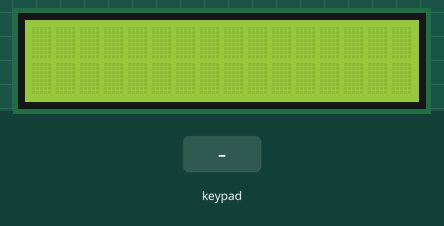
The sketch below on a simulated Arduino Uno, built with avr-gcc and run on an emulated ATmega328P. Shown: 16×2 character LCD. The inputs (shaded band) are chosen by the test bench.

Above: at 1.2 s.
1.3 s: keypad keys 1 1 1 0 9 8 # pressed 0.4 s apart
At 4.5 s:
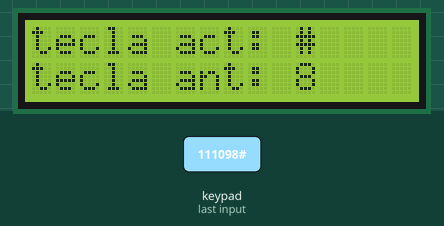
5.6 s: key '1' pressed
At 5.9 s:
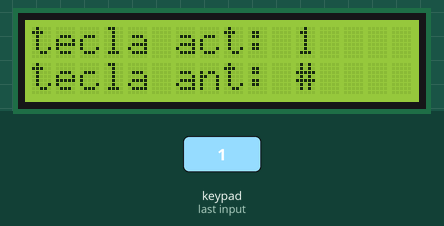
7.1 s: key 'A' pressed
At 8.3 s:
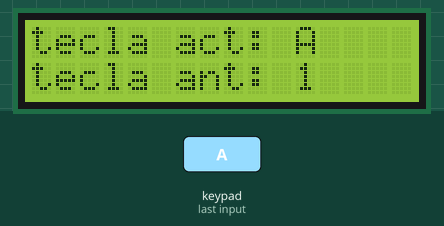
8.6 s: keypad keys 1 1 1 0 9 8 * pressed 0.4 s apart
At 12.4 s:
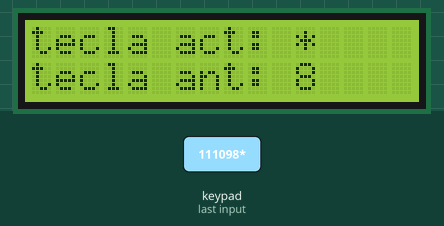
12.9 s: keypad keys 1 1 1 0 9 8 D pressed 0.4 s apart
At 15.7 s:
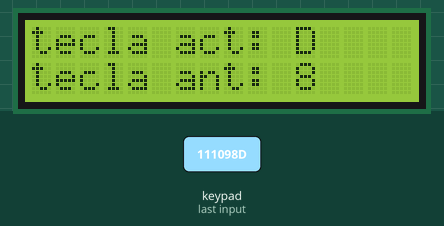
17.2 s: key '2' pressed
At 18.2 s:
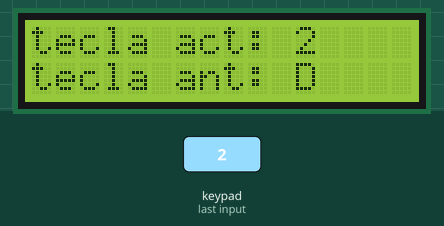
Timing chart, 0 to 19.7 s (numbered marks = the images above; inputs shaded):
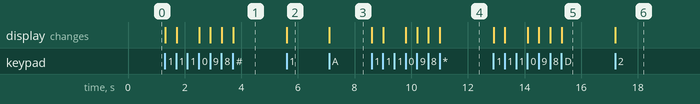

The sketch:

tecard.ino
```cpp
#include <LiquidCrystal.h>
#include <Keypad.h>

char teclaAnt;
char teclAct='a';
char tecTemp;
int short cont = 1;


//definimos los pines del display lcd e inicializamos el objeto
const int rs = 3, en = 2, d4 = A2, d5 = A3, d6 = A4, d7 = A5;
LiquidCrystal lcd(rs, en, d4, d5, d6, d7);

//definimos los pines del teclado  e inicializamos el objeto
const byte numRows= 4;
const byte numCols= 4;

char keymap[numRows][numCols]=
{
{'1', '2', '3', 'A'},
{'4', '5', '6', 'B'},
{'7', '8', '9', 'C'},
{'*', '0', '#', 'D'}
};


byte rowPins[numRows] = {11,10,9,8};
byte colPins[numCols]=  {7,6,5,4};

Keypad myKeypad= Keypad(makeKeymap(keymap), rowPins, colPins, numRows, numCols);

void setup() {
  lcd.begin(16, 2);
  Serial.begin(9600);


}

void loop() {
    char keypressed = myKeypad.getKey();
    if (keypressed != NO_KEY){
    teclAct= keypressed;
    lcd.setCursor(0, 0);
    lcd.print(String("tecla act: ") + String(teclAct));
        if(teclAct !='a' && cont <1){
        teclaAnt = tecTemp;
        lcd.setCursor(0, 1);
        lcd.print(String("tecla ant: ") + String(teclaAnt));
        }
    cont--;
    tecTemp = teclAct;
    }
      }
```

Measured:
- after the input at 1.3 s, the display: first changes at once (image 1 shows a later state)
- after the input at 5.6 s, the display: changes at once (image 2)
- after the input at 7.1 s, the display: changes at once (image 3)
- after the input at 8.6 s, the display: first changes at once (image 4 shows a later state)
- after the input at 12.9 s, the display: first changes at once (image 5 shows a later state)
- after the input at 17.2 s, the display: changes at once (image 6)
